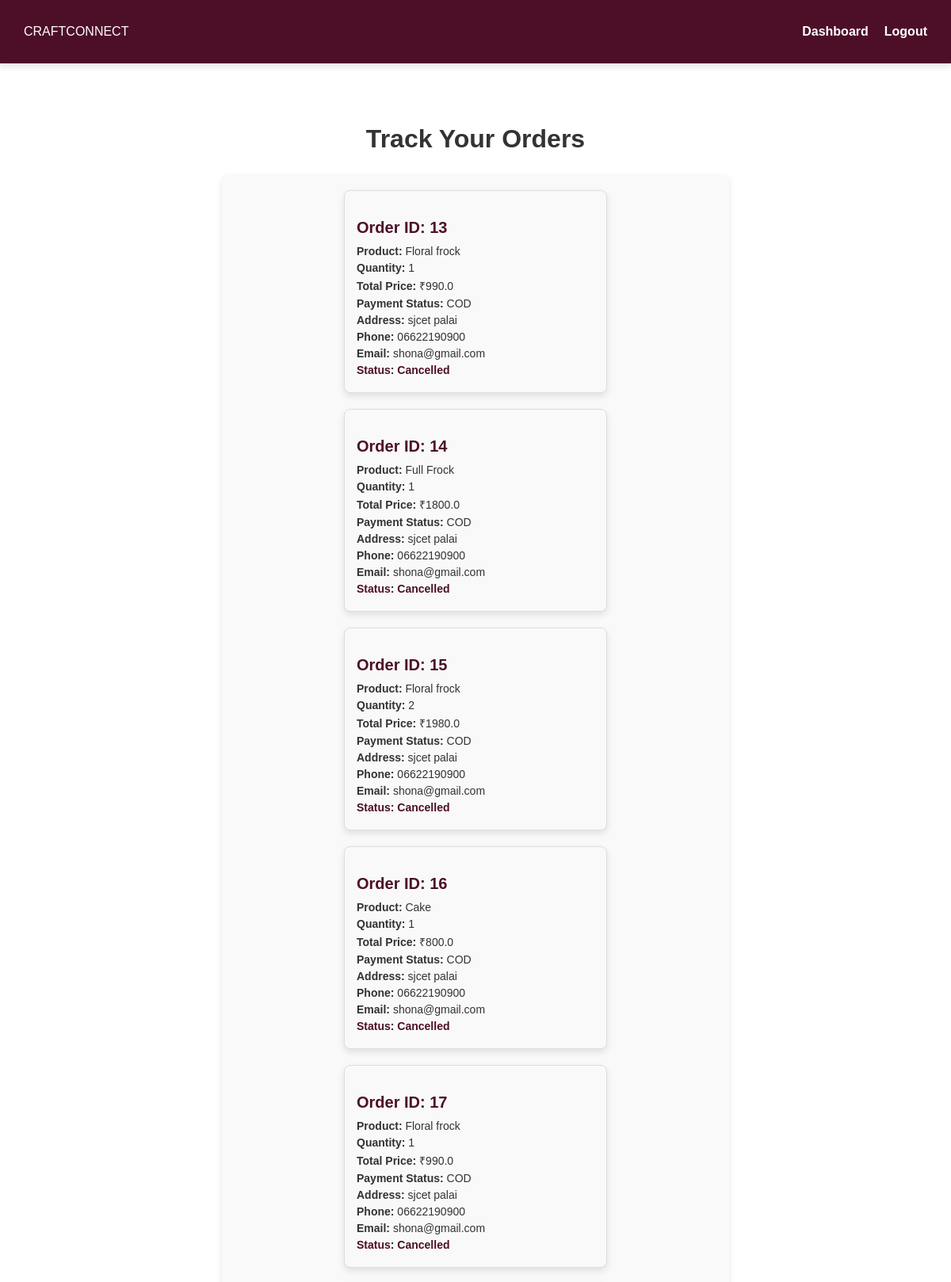
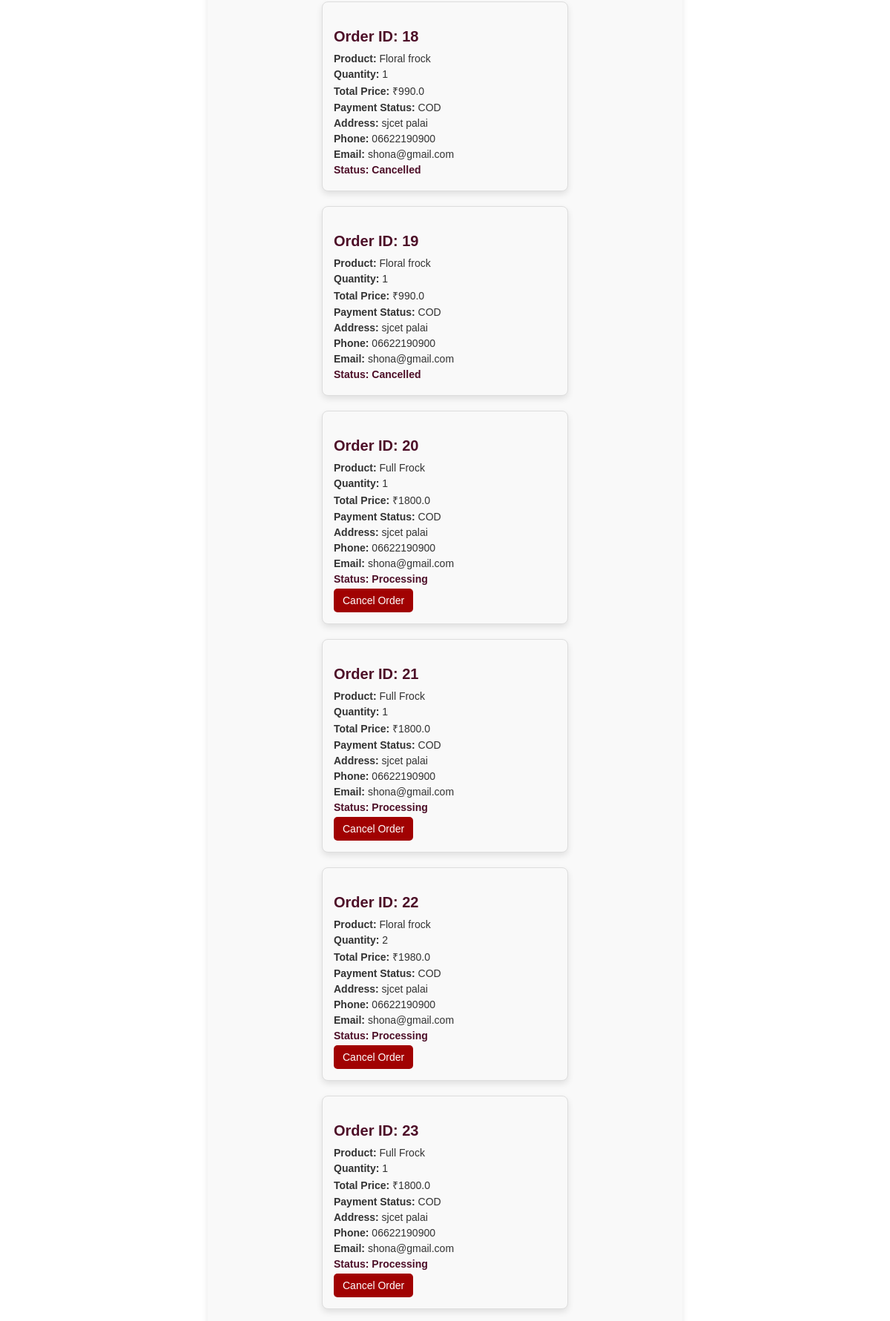
Page /track_order (signed in, upper part) on the committed database (2 pictures, top to bottom).
### tables this page shows
CREATE TABLE orders (
            id INTEGER PRIMARY KEY AUTOINCREMENT,
            user_id INTEGER NOT NULL,
            product_id INTEGER NOT NULL,
            quantity INTEGER NOT NULL,
            total_price REAL NOT NULL,
            status TEXT DEFAULT 'Processing',
            order_date TIMESTAMP DEFAULT CURRENT_TIMESTAMP, payment_status TEXT NOT NULL DEFAULT 'COD', address TEXT, phone TEXT, email TEXT, manufacturer_id INTEGER,
            FOREIGN KEY (user_id) REFERENCES users (id),
            FOREIGN KEY (product_id) REFERENCES products (id)
        );

CREATE TABLE products (
            id INTEGER PRIMARY KEY AUTOINCREMENT,
            name TEXT NOT NULL,
            description TEXT NOT NULL,
            price REAL NOT NULL,
            image TEXT NOT NULL,
            manufacturer_id INTEGER, approved INTEGER DEFAULT 0, category TEXT, stock_limit INTEGER DEFAULT NULL, size_chart TEXT,
            FOREIGN KEY (manufacturer_id) REFERENCES users (id)
        );

### app.py (the view)
@app.route('/track_order')
def track_order():
    if "user_id" not in session:
        flash("You must be logged in to track your orders.", "danger")
        return redirect(url_for("login"))
    user_id = session["user_id"]
    orders = []
    try:
        with sqlite3.connect("craftconnect.db", timeout=10) as conn:
            conn.row_factory = sqlite3.Row  # Fetch rows as dictionaries
            cursor = conn.cursor()
            cursor.execute('''
                SELECT orders.id, products.name AS product_name, orders.quantity,
                       orders.total_price, orders.payment_status, orders.address,
                       orders.phone, orders.email, orders.status
                FROM orders
                JOIN products ON orders.product_id = products.id
                WHERE orders.user_id = ?
            ''', (user_id,))
            orders = cursor.fetchall()
    except sqlite3.OperationalError as e:
        print(f"Database error: {e}")  # Print error in console for debugging
        flash(f"Failed to load orders: {e}", "danger")
    return render_template("track_order.html", orders=orders)

### templates/track_order.html (shortened to what this page needs)
<!DOCTYPE html>
<html lang="en">
<head>
    <link rel="stylesheet" href="{{ url_for('static', filename='css/styles.css') }}">
</head>
<body>
<nav class="navbar">
    <div class="logo">CRAFTCONNECT</div>
    <ul class="nav-links">
        <li><a href="{{ url_for('customer_dashboard') }}">Dashboard</a></li>
        <li><a href="{{ url_for('logout') }}">Logout</a></li>
    </ul>
</nav>
<section class="dashboard">
    <h2>Track Your Orders</h2>
    {% if orders %}
    <div class="order-container">
        {% for order in orders %}
        <div class="order-card">
            <h3>Order ID: {{ order[0] }}</h3>
            <p><strong>Product:</strong> {{ order[1] }}</p>
            <p><strong>Quantity:</strong> {{ order[2] }}</p>
            <p><strong>Total Price:</strong> ₹{{ order[3] }}</p>
            <p><strong>Payment Status:</strong> {{ order[4] }}</p>
            <p><strong>Address:</strong> {{ order[5] }}</p>
            <p><strong>Phone:</strong> {{ order[6] }}</p>
            <p><strong>Email:</strong> {{ order[7] }}</p>
            <p class="status"><strong>Status:</strong> {{ order[8] }}</p>
            {% if order[8] == "Processing" %}
                <a href="{{ url_for('cancel_order', order_id=order[0]) }}" class="cancel-btn">Cancel Order</a>
            {% endif %}
        </div>
        {% endfor %}
    </div>
    {% else %}
        <p>No orders found.</p>
    {% endif %}
</section>
</body>
</html>

### static/css/styles.css (style rules this page uses)
body { margin: 0; padding: 0; font-family: Arial, sans-serif; background: white; color: #4D0F28; min-height: 100vh; box-sizing: border-box; }
.navbar { display: flex; justify-content: space-between; align-items: center; padding: 15px 30px; background: #4D0F28; color: white; box-shadow: 0px 4px 8px rgba(0, 0, 0, 0.1); }
.nav-links { list-style: none; display: flex; gap: 20px; }
.nav-links a { text-decoration: none; color: white; font-size: 16px; font-weight: bold; transition: color 0.3s ease; }
.dashboard { text-align: center; padding: 50px; }
.dashboard h2 { font-size: 32px; color: #333; }
.cancel-btn { background-color: red; color: white; padding: 8px 12px; border: none; cursor: pointer; border-radius: 5px; font-size: 14px; transition: 0.3s ease; }
.order-container { max-width: 600px; margin: 50px auto; padding: 20px; background-color: #f9f9f9; border-radius: 8px; box-shadow: 0 4px 8px rgba(0, 0, 0, 0.1); text-align: left; }

### templates/track_order.html (style rules this page uses)
.order-container { display: flex; flex-wrap: wrap; gap: 20px; justify-content: center; margin-top: 20px; }
.order-card { background-color: #f9f9f9; border: 1px solid #ddd; border-radius: 8px; width: 300px; padding: 15px; box-shadow: 0 4px 8px rgba(0, 0, 0, 0.1); text-align: left; }
.order-card h3 { font-size: 20px; color: #4D0F28; margin-bottom: 10px; }
.order-card p { font-size: 14px; color: #333; margin: 5px 0; }
.order-card .cancel-btn { display: inline-block; background-color: #a10202; color: white; border: none; padding: 8px 12px; cursor: pointer; border-radius: 5px; text-decoration: none; font-size: 14px; }
.order-card .status { font-weight: bold; color: #4D0F28; }

### rows in the picture
orders: id "13", name "Floral frock", quantity "1", total_price "990.0", payment_status "COD", address "sjcet palai", phone "06622190900", email "shona@gmail.com", status "Cancelled"
orders: id "14", name "Full Frock", quantity "1", total_price "1800.0", payment_status "COD", address "sjcet palai", phone "06622190900", email "shona@gmail.com", status "Cancelled"
orders: id "15", name "Floral frock", quantity "2", total_price "1980.0", payment_status "COD", address "sjcet palai", phone "06622190900", email "shona@gmail.com", status "Cancelled"
orders: id "16", name "Cake", quantity "1", total_price "800.0", payment_status "COD", address "sjcet palai", phone "06622190900", email "shona@gmail.com", status "Cancelled"
orders: id "17", name "Floral frock", quantity "1", total_price "990.0", payment_status "COD", address "sjcet palai", phone "06622190900", email "shona@gmail.com", status "Cancelled"
orders: id "18", name "Floral frock", quantity "1", total_price "990.0", payment_status "COD", address "sjcet palai", phone "06622190900", email "shona@gmail.com", status "Cancelled"
orders: id "19", name "Floral frock", quantity "1", total_price "990.0", payment_status "COD", address "sjcet palai", phone "06622190900", email "shona@gmail.com", status "Cancelled"
orders: id "20", name "Full Frock", quantity "1", total_price "1800.0", payment_status "COD", address "sjcet palai", phone "06622190900", email "shona@gmail.com", status "Processing"
orders: id "21", name "Full Frock", quantity "1", total_price "1800.0", payment_status "COD", address "sjcet palai", phone "06622190900", email "shona@gmail.com", status "Processing"
orders: id "22", name "Floral frock", quantity "2", total_price "1980.0", payment_status "COD", address "sjcet palai", phone "06622190900", email "shona@gmail.com", status "Processing"
orders: id "23", name "Full Frock", quantity "1", total_price "1800.0", payment_status "COD", address "sjcet palai", phone "06622190900", email "shona@gmail.com", status "Processing"
